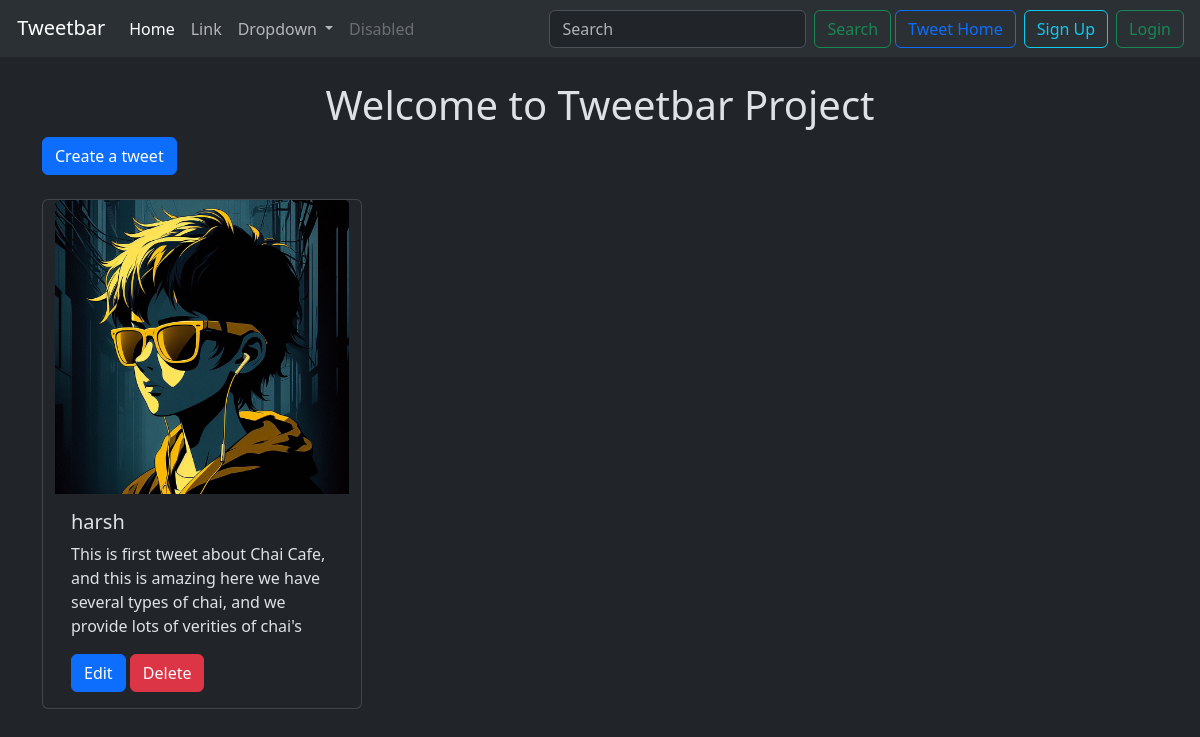
The app's page /tweet/, older data.
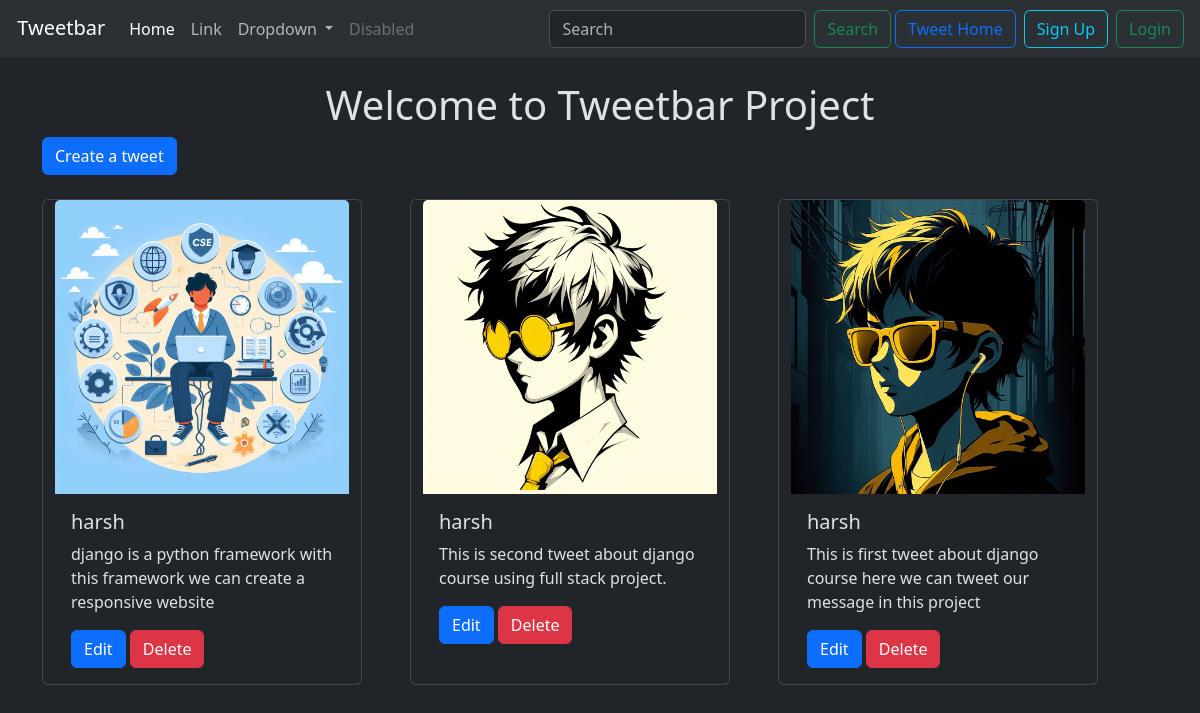
The same page, newer data.
### tweet/models.py (models this page shows)
class Tweet(models.Model):
    user = models.ForeignKey(User, on_delete=models.CASCADE)
    text = models.TextField()
    photo = models.ImageField(upload_to='tweets/photos/', blank=True, null=True)
    created_at = models.DateTimeField(auto_now_add=True)
    updated_at = models.DateTimeField(auto_now=True)

### tweet/views.py (the view)
# urls.py: path("", views.tweet_list, name='tweet_list'),
def tweet_list(request):
    tweets = Tweet.objects.all().order_by('-created_at')
    return render(request, "tweet_list.html", {"tweets": tweets})

### tweet/templates/tweet_list.html (shortened to what this page needs)
{% extends "layout.html" %}
{% block content %}
    <h1 class='text-center mt-4'>Welcome to Tweetbar Project</h1>
<a class="btn btn-primary mb-4" href="{% url 'tweet_create' %}">Create a tweet</a>
<div class="container row gap-5">
    {% for tweet in tweets%}
    <div class="card" style="width: 20rem;">
    <img src="{{tweet.photo.url}}" class="card-img-top" alt="...">
        <div class="card-body">
            <h5 class="card-title">{{tweet.user.username}}</h5>
            <p class="card-text">{{tweet.text}}</p>
            <a href="{% url 'tweet_edit' tweet.id %}" class="btn btn-primary">Edit</a>
            <a href="{% url 'tweet_delete' tweet.id %}" class="btn btn-danger">Delete</a>
        </div>
    </div>
    {% endfor %}
</div>
{% endblock %}

### templates/layout.html (shortened to what this page needs)
{% load static %}
<!DOCTYPE html>
<html lang="en" data-bs-theme="dark">
<head>
    <link href="https://cdn.jsdelivr.net/npm/bootstrap@5.3.7/dist/css/bootstrap.min.css"
    rel="stylesheet"
>
    </head>
<body>
    <nav class="navbar navbar-expand-lg bg-body-tertiary">
  <div class="container-fluid">
    <a class="navbar-brand" href="#">
      Tweetbar</a>
    <div class="collapse navbar-collapse" id="navbarSupportedContent">
      <ul class="navbar-nav me-auto mb-2 mb-lg-0">
        <li class="nav-item">
          <a class="nav-link active" aria-current="page" href="#">Home</a>
        </li>
        <li class="nav-item">
          <a class="nav-link" href="#">Link</a>
        </li>
        <li class="nav-item dropdown">
          <a class="nav-link dropdown-toggle" href="#" role="button" data-bs-toggle="dropdown" aria-expanded="false">
            Dropdown
          </a>
        </li>
        <li class="nav-item">
          <a class="nav-link disabled" aria-disabled="true">Disabled</a>
        </li>
      </ul>
      <form class="d-flex" role="search">
        <input class="form-control me-2" type="search" placeholder="Search" aria-label="Search"/>
        <button class="btn btn-outline-success" type="submit">Search</button>
      </form>
      <a class="btn btn-outline-primary mx-1" href="{% url 'tweet_list' %}">Tweet Home</a>
      {% if user.is_authenticated %}
        <form method="POST" action="{% url 'logout' %}">
          {% csrf_token %}
          <button type="submit" class="btn btn-outline-danger">Logout</button>
        </form>
      {% else %}
        <a class="btn btn-outline-info mx-1" href="{% url 'register' %}">Sign Up</a>
        <a class="btn btn-outline-success mx-1" href="{% url 'login' %}">Login</a>
      {% endif %}
    </div>
  </div>
</nav>
   <div class="container">
    {% block content %}{% endblock %}
</body>
</html>

Row changes from the older to the newer data that the page shows:
added Tweet: photo (picture), user.username "harsh", text "django is a python framework with this framework we can create a responsive website"
added Tweet: photo (picture), user.username "harsh", text "This is second tweet about django course using full stack project."
changed Tweet: text "This is first tweet about Chai Cafe, and this is amazing here we have several types of chai, and we provide lots of verities of chai's" → "This is first tweet about django course here we can tweet our message in this project"
